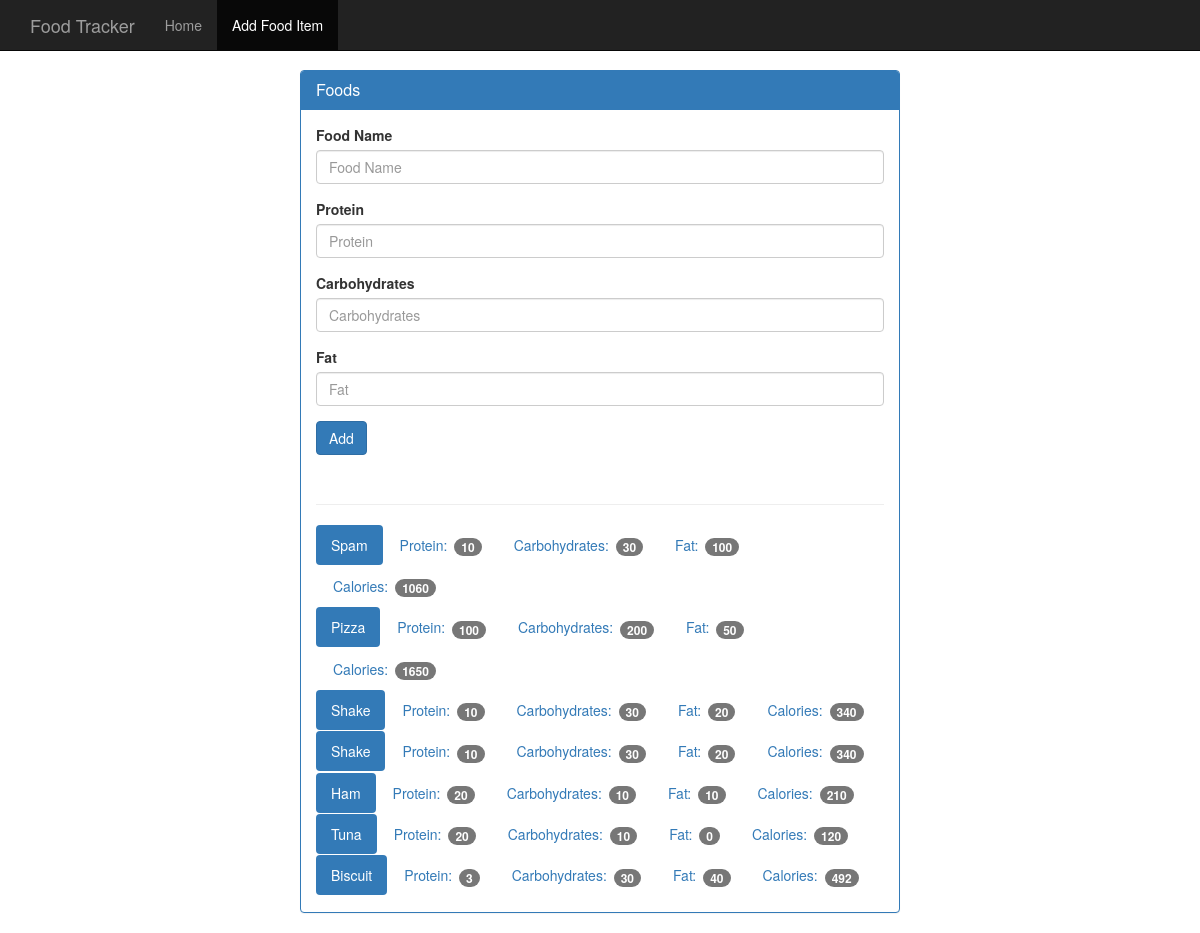
The app's page /food with its own data.
### tables this page shows
CREATE TABLE food (
    id integer primary key autoincrement,
    name text not null,
    protein integer not null,
    carbohydrates integer not null,
    fat integer not null,
    calories integer not null
);

### app.py (the view, shortened to what this page needs)
@app.route('/food', methods=['GET','POST'])
def food():
    db = get_db()
    cur = db.execute('select name, protein, carbohydrates, fat, calories from food')
    results = cur.fetchall()
    return render_template('add_food.html', results=results)

### database.py (called while the page is built)
def connect_db():
    sql = sqlite3.connect('H:/Projects/flask_app/food_log.db')
    sql.row_factory = sqlite3.Row
    return sql

def get_db():
    if not hasattr(g, 'sqlite.db'):
        g.sqlite3_db = connect_db()
    return g.sqlite3_db

### templates/add_food.html
{% extends "base.html" %}
{% block body %}
    <nav class="navbar navbar-inverse navbar-fixed-top">
      <div class="container">
        <div class="navbar-header">
          <a class="navbar-brand" href="{{ url_for('index')}}">Food Tracker</a>
        </div>
        <div id="navbar" class="navbar-collapse collapse">
          <ul class="nav navbar-nav">
            <li><a href="{{ url_for('index')}}">Home</a></li>
            <li class="active"><a href="{{ url_for('food')}}">Add Food Item</a></li>
          </ul>
        </div>
      </div>
    </nav>
    <div class="container theme-showcase col-sm-6 col-sm-offset-3" role="main">
      <div class="row">
        <div>
          <div class="panel panel-primary">
            <div class="panel-heading">
              <h3 class="panel-title">Foods</h3>
            </div>
            <div class="panel-body">
              <form method="POST" action="{{ url_for('food') }}">
                <div class="form-group">
                  <label for="food-name">Food Name</label>
                  <input type="text" class="form-control" id="food-name" name="food-name" placeholder="Food Name">
                </div>
                <div class="form-group">
                  <label for="protein">Protein</label>
                  <input type="number" class="form-control" id="protein" name="protein" placeholder="Protein">
                </div>
                <div class="form-group">
                  <label for="carbohydrates">Carbohydrates</label>
                  <input type="number" class="form-control" id="carbohydrates" name="carbohydrates" placeholder="Carbohydrates">
                </div>
                <div class="form-group">
                  <label for="fat">Fat</label>
                  <input type="number" class="form-control" id="fat" name="fat" placeholder="Fat">
                </div>
                <button type="submit" class="btn btn-primary">Add</button>
              </form>
              <div class="page-header"></div>
              {% for food in results %}
              <ul class="nav nav-pills" role="tablist">
                <li class="active"><a>{{ food.name }}</a></li>
                <li><a>Protein: <span class="badge">{{ food.protein }}</span></a></li>
                <li><a>Carbohydrates: <span class="badge">{{ food.carbohydrates }}</span></a></li>
                <li><a>Fat: <span class="badge">{{ food.fat }}</span></a></li>
                <li><a>Calories: <span class="badge">{{ food.calories }}</span></a></li>
              </ul>
              {% endfor %}
            </div>
          </div>
        </div>
      </div>
    </div>
{% endblock %}

### templates/base.html (shortened to what this page needs)
<!DOCTYPE html>
<html lang="en">
  <head>
    <link href="{{ url_for('static', filename='bootstrap.min.css') }}" rel="stylesheet">
    <link href="{{ url_for('static', filename='theme.css') }}" rel="stylesheet">
  </head>
  <body>
    {% block body%} {% endblock %}
  </body>
</html>

### static/theme.css (style rules this page uses)
body { padding-top: 70px; padding-bottom: 30px; }

### records on screen
food: name "Spam", protein "10", carbohydrates "30", fat "100", calories "1060"
food: name "Pizza", protein "100", carbohydrates "200", fat "50", calories "1650"
food: name "Shake", protein "10", carbohydrates "30", fat "20", calories "340"
food: name "Shake", protein "10", carbohydrates "30", fat "20", calories "340"
food: name "Ham", protein "20", carbohydrates "10", fat "10", calories "210"
food: name "Tuna", protein "20", carbohydrates "10", fat "0", calories "120"
food: name "Biscuit", protein "3", carbohydrates "30", fat "40", calories "492"
